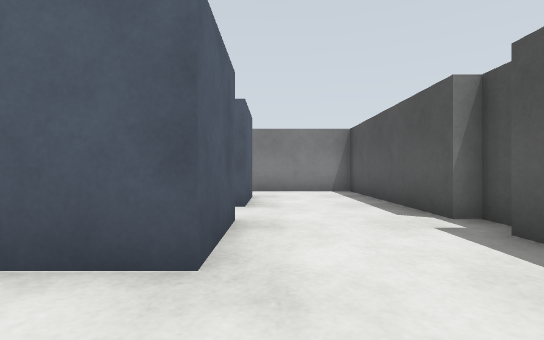
View 1 (above)

24 first-person views from a walk through a Gazebo world. The camera is 0.68 m above the floor, looks level and sees 85° across. The floor is counted in squares, 1 m on a side. Each view is taken from the middle of a square. On the plan, view 1 faces up. The plan holds only what a view shows up to about 10 squares ahead; the rest is blank.

View 2
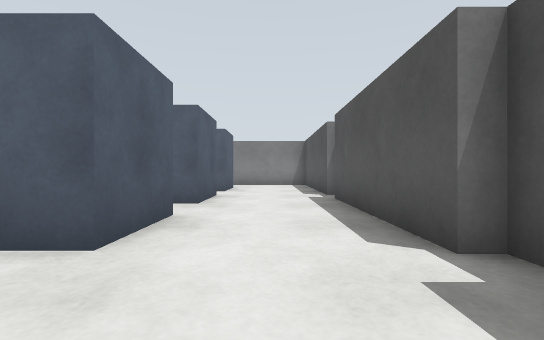

View 3
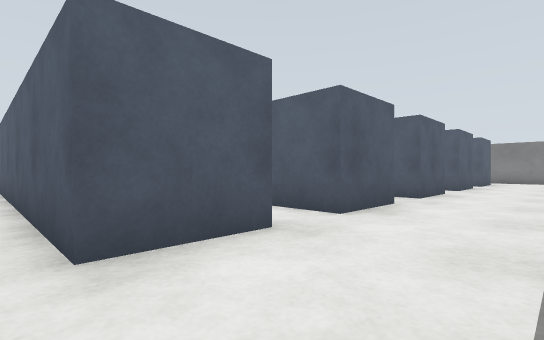

View 4
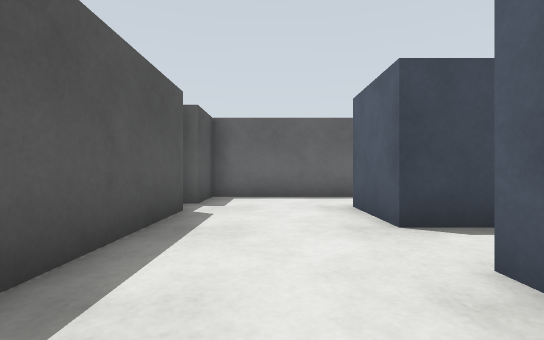

View 5
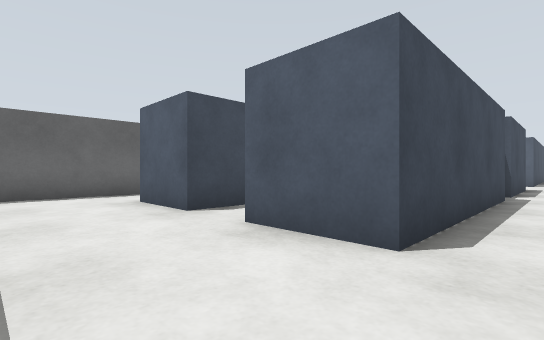

View 6
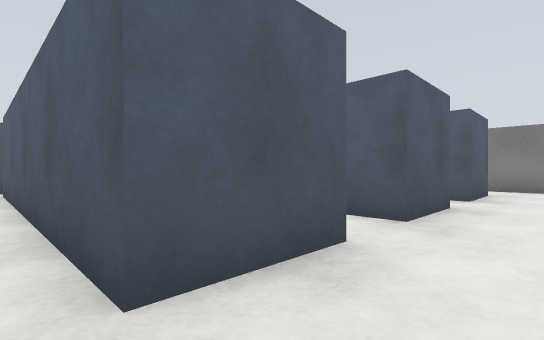

View 7
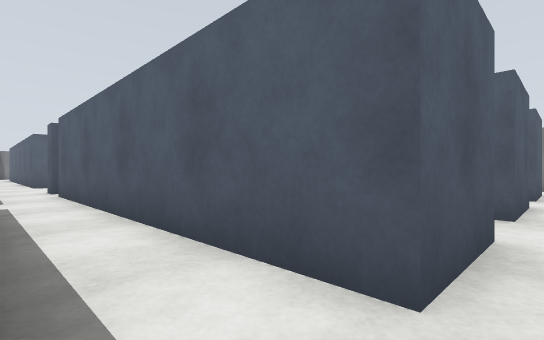

View 8
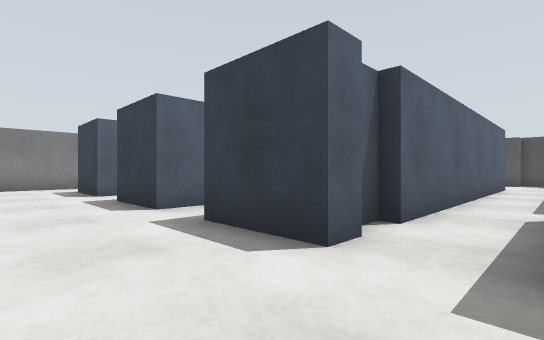

View 9
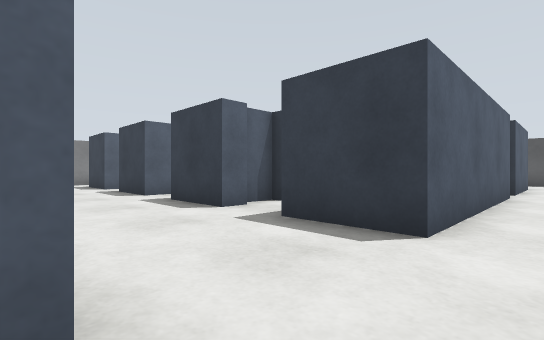

View 10
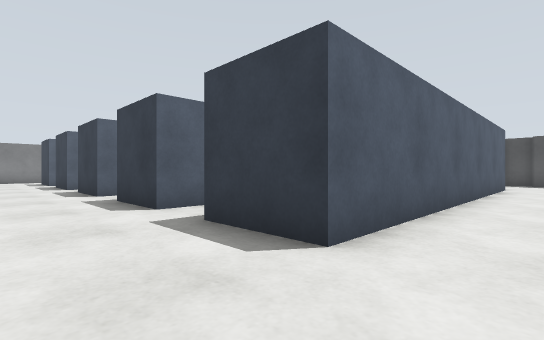

View 11
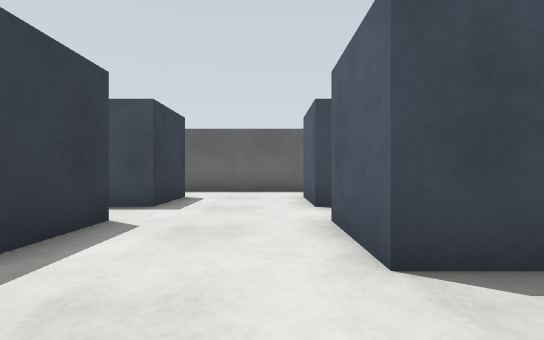

View 12
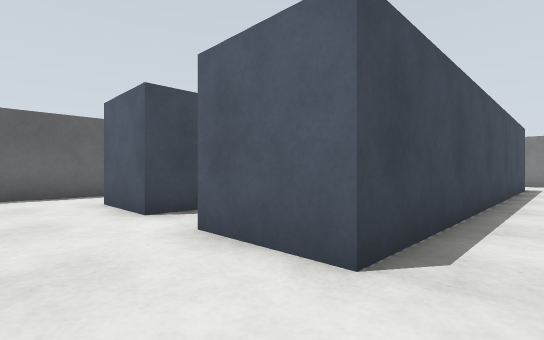

View 13
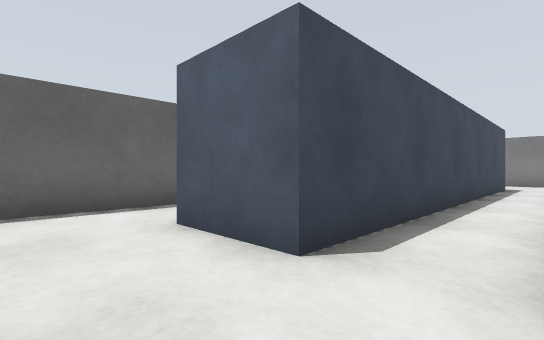

View 14
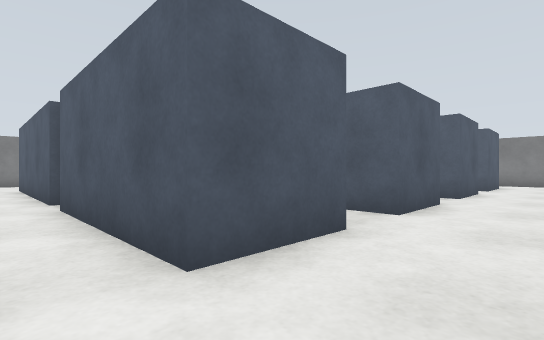

View 15
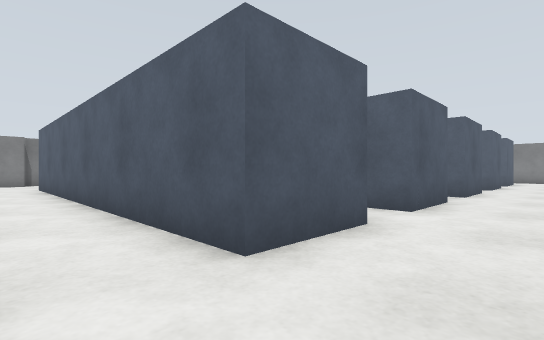

View 16
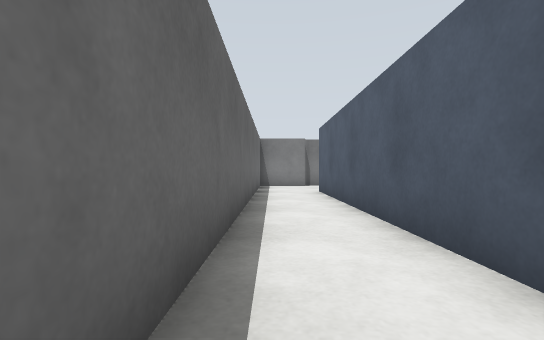

View 17
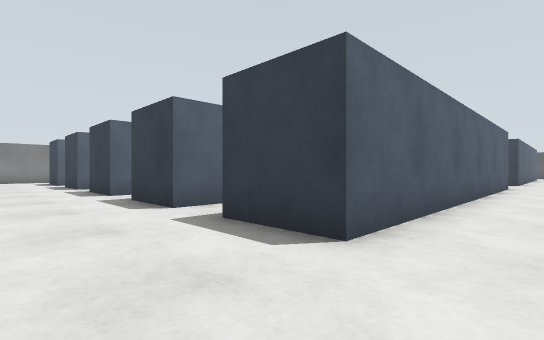

View 18
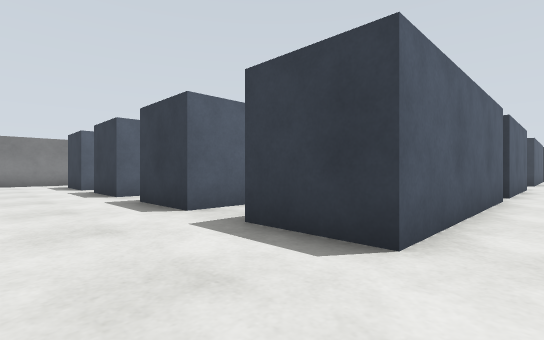

View 19
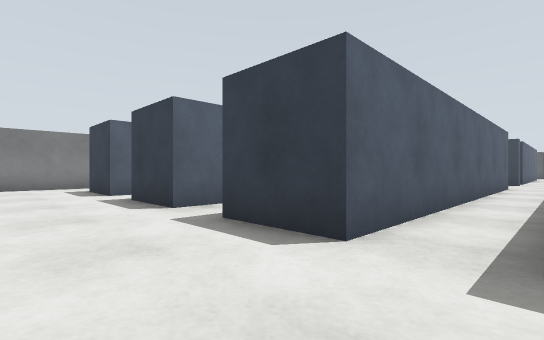

View 20
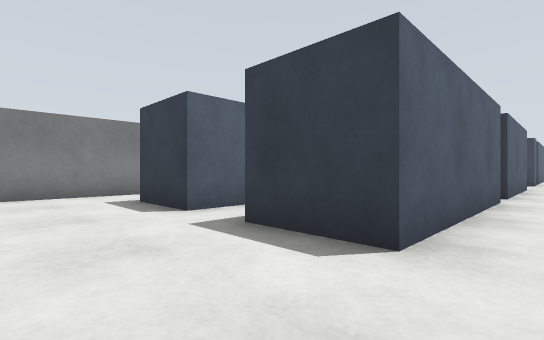

View 21
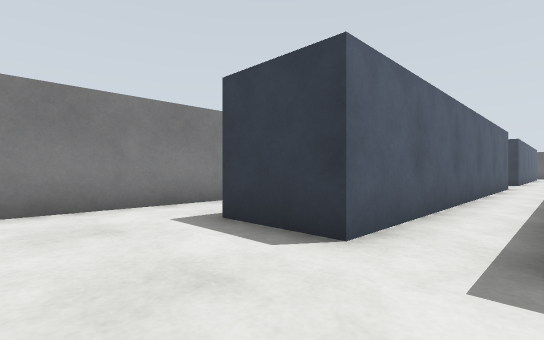

View 22
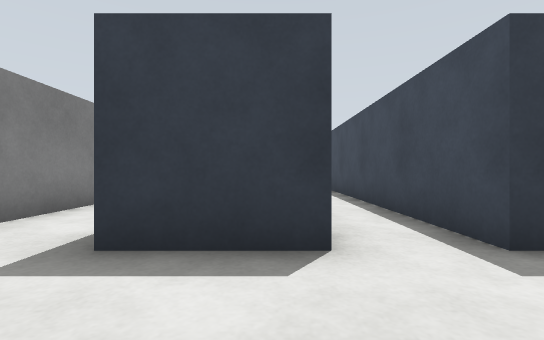

View 23
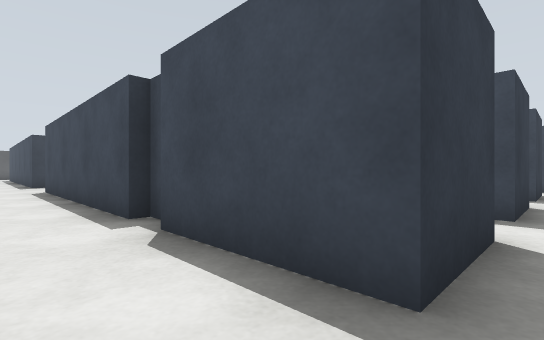

View 24
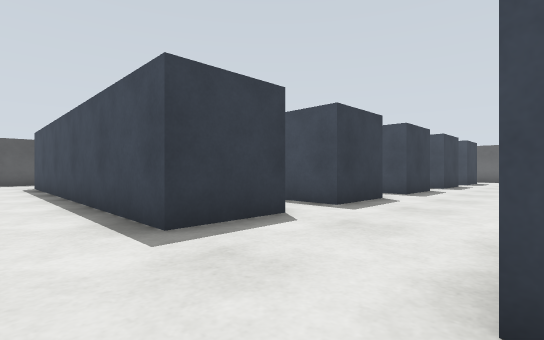

### Floor plan
Key: @ floor where view 1 was taken; # wall or solid block; . floor; B blue box; G grey box.
Columns run from 27 left of view 1 to 3 right of it. Each row starts with its distance up from view 1.
 10 #######        ##         #####
  9 ............ ..........   ....#
  8 ..............................#
  7 ...BBBBBBBBBBB..BBBBBBBBBBB...#
  6 ...BBBBBBBBBBB..BB        B...#
  5 ..................        ....#
  4 ...BBBBBBBB  B..BBB       B...G
  3 ...B         B..B         B...
  2 ...#####.#####..BB       ##...#
  1 ..........   .....        ....#
  0 ...B         B..BB        B@..#
 -1 ...BBBBBBBBBBB..BBBBBBBBBBB...G
 -2 ..............................G
 -3 ...BBBBBBBBBBB..####.######...
 -4 ...B         B..#### ######...
 -5 ...###########..###########...#
 -6 .......................  .....#
 -7 ...BBBBBBBBBBB..BB       BB...#
 -8 ...BBBBBBBBBBB..BBBBBBBBBBB...
 -9 ..............................G
-10 ........................  ....#
-11    ###############        #####

Positions as (right, up) in squares from view 1, and headings:
1: (0, 0), facing up
2: (1, -4), facing up
3: (2, -9), facing up-left
4: (1, -3), facing down
5: (2, -2), facing down-left
6: (1, -2), facing up-left
7: (0, -3), facing up-left
8: (-13, -3), facing up-right
9: (-14, -6), facing up-right
10: (-13, -10), facing up-right
11: (-13, -1), facing down
12: (-12, -2), facing down-left
13: (-12, -5), facing down-left
14: (-12, -6), facing up-left
15: (-12, -10), facing up-left
16: (-15, -10), facing left
17: (-27, -10), facing up-right
18: (-27, -6), facing up-right
19: (-27, -3), facing up-right
20: (-27, 1), facing up-right
21: (-27, 4), facing up-right
22: (-27, 6), facing right
23: (-25, 9), facing down-right
24: (-14, 9), facing down-right
